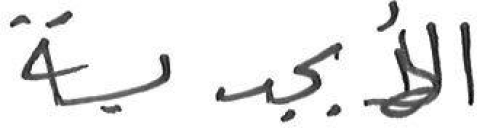
#> input picture isolated_words_per_user/user001/user001_abjadiyah_031.png, 477 x 128 px; its folder holds 3 pictures in this run
$ jupyter execute --allow-errors code.ipynb
#> lines starting #> are read from the running program, lines starting #| are printed output that depends on the picture
[cell 1]
import numpy as np
import matplotlib.pyplot as plt
import seaborn as sns
import os
import pandas as pd
import cv2

pd.set_option('display.max_rows', None)  # Show all rows in output
pd.set_option('display.max_columns', None)  # (Optional) Show all columns for DataFrames

### Define number of threads

[cell 2]
from joblib import parallel_backend

parallel_backend("threading", n_jobs=1)

## Loading Images

[cell 3]
def load_images(dir:str):
    images_dict = {'id':[], 'image':[]}
    for id in os.listdir(dir):
        user_images = load_images_from_dir(dir + '/' + id)
#> in load_images_from_dir, img is the input picture: shape (128, 477); min 0, max 255, mean 232.2
        images_dict['id'] += [int(id.removeprefix('user'))]*len(user_images)
        images_dict['image'] += user_images

    return pd.DataFrame(images_dict)

def load_images_from_dir(dir):
    images = []
    for filename in os.listdir(dir):
        img = cv2.imread(os.path.join(dir,filename), cv2.IMREAD_GRAYSCALE)
        if img is not None:
            images.append(img)
    return images

from typing import Optional
# [29 lines left out: function display_image_grid, not called in this run]

## Preprocessing Functions

[cell 4]
# [7 lines left out: function preprocess_canny_image, not called in this run]

def preprocess_binary_thershold_image(image: np.ndarray):
    high_thresh, thresh_im = cv2.threshold(image, 0, 255, cv2.THRESH_BINARY + cv2.THRESH_OTSU)
    return thresh_im

def no_preprocess(image):
    return image

## Robustness testing functions

[cell 5]
def scale_transform(image, scale):
    height, width = image.shape[:2]
    scaled_image = cv2.resize(image, (int(width * scale), int(height * scale)))
    return scaled_image

def rotation_transform(image, angle):
    height, width = image.shape[:2]
    center = (width // 2, height // 2)
    rotation_matrix = cv2.getRotationMatrix2D(center, angle, 1.0)
    rotated_image = cv2.warpAffine(image, rotation_matrix, (width, height))
    return rotated_image

def illumination_tranform(image, alpha, beta=0):
    brightened_image = cv2.convertScaleAbs(image, alpha=alpha, beta=beta)
    return brightened_image

def gaussian_noise_transform(image, sigma, mean=0):
    noise = np.random.normal(mean, sigma, image.shape).astype(np.uint8)
    noisy_image = cv2.add(image, noise)
    return noisy_image

def box_blur_transform(image, ksize = 3):
    return cv2.blur(image, ksize)

def gaussian_blur_transform(image, sigma):
    return cv2.GaussianBlur(image, (41, 41), sigma)

## Plotting Functions (Bar Plots and Heatmap)

[cell 6]
import matplotlib.pyplot as plt
import seaborn as sns
import pandas as pd

def barplot_time_features(df):

    # Bar plot for number of features
    plt.figure(figsize=(10, 6))
    sns.barplot(x="descriptors", y="avg_features", data=df, palette="viridis")
    plt.title("Average Number of Features Extracted by Descriptor Type")
    plt.xlabel("Descriptor Type")
    plt.ylabel("Average Number of Features")
    plt.show()

    # Bar plot for time taken
    plt.figure(figsize=(8, 5))
    sns.barplot(x="descriptors", y="descriptors_time", data=df, palette="plasma")
    plt.title("Time Taken by Descriptor Type")
    plt.xlabel("Descriptor Type")
    plt.ylabel("Time (s)")
    plt.show()

def barplot_accuracy(df):
    # Bar plot for accuracy
    plt.figure(figsize=(8, 5))
    sns.barplot(x="descriptors", y="accuracy", hue="classifier", data=df, palette="coolwarm")
    plt.title("Accuracy by Descriptor")
    plt.xlabel("Descriptor Type")
    plt.ylabel("Accuracy")
    plt.ylim(0, 1)
    plt.legend(title="Classifier")
    plt.show()

# [45 lines left out: functions barplot_accuracy_clusters, plot_mean_accuracy_by_transformation, plot_accuracy_heatmap, not called in this run]

# **Main Class for any type of descriptors to fit and predict**

[cell 7]
from enum import Enum
from typing import Callable
from sklearn.cluster import MiniBatchKMeans
from sklearn.metrics import accuracy_score
from collections import namedtuple
from contextlib import contextmanager
from sklearn.preprocessing import StandardScaler

import time

# Execution time for each type of operation
exec_time = namedtuple('excecusion_time', ['preprocessing', 'descriptors', 'clustering', 'clf_training'])
# Statistics (keypoints_total, keypoints_avg) extracted from images by the feature detector
Stats = namedtuple('Stats', ['keypoints_total', 'keypoints_avg', ])

class Timer:
    def __init__(self):
        self.start_time = None
        self.end_time = None
        self.timings = []

    def start(self):
        self.start_time = time.perf_counter()

    def stop(self):
        self.end_time = time.perf_counter()
        self.timings.append((self.end_time - self.start_time))

    def get_timings(self):
        return self.timings

    def clear(self):
        self.timings = []

class ImageClassifier:

    def __init__(self, feature_detector:object, classifier:object, preprocess_image:Callable[[np.ndarray], np.ndarray], verbose=0, vocab_scale = 1000):
        if not callable(preprocess_image):
            raise TypeError("preprocess_image must be a callable.")

        if not hasattr(classifier, "fit") or not hasattr(classifier, "predict"):
            raise TypeError("The classifier must implement 'fit' and 'predict' methods.")

        if not hasattr(feature_detector, "detectAndCompute"):
            raise TypeError("The feature_detector must implement 'detectAndCompute' method.")

        self.feature_detector = feature_detector
        self.classifier = classifier
        self.preprocess_image = preprocess_image
        self.verbose = verbose
        self.vocab_scale = vocab_scale
        self.scaler = StandardScaler()
        self.timer = Timer()

    def fit(self, images, y):
        assert images.shape[0] == y.shape[0]

        self.log('Preprocessing images...')
        self.timer.start()
        images = self.preprocess_images(images)
        self.timer.stop()
        # find descriptors per image
        self.log(self.timer.get_timings()[-1])
        self.log('Calculating descriptors...')

        self.timer.start()
        descriptors_list = self.get_descriptors_list(images)
        self.timer.stop()

        self.log(self.timer.get_timings()[-1])

        self.log('Clustering descriptors')
        self.timer.start()
        # combine descriptors into one long array (not per image) for clustering
        descriptors_all = np.concatenate(descriptors_list, axis=0)
        self.kmeans = self.train_kmeans(descriptors_all, vocab_scale=self.vocab_scale)
        self.timer.stop()

        self.log(self.timer.get_timings()[-1])

        self.log('Training Model')


        self.timer.start()

        X = self.get_feature_matrix(descriptors_list)
        X = self.scaler.fit_transform(X)
        self.train_model(X, y)
        self.timer.stop()
        self.log(self.timer.get_timings()[-1])


        self._stats = Stats(descriptors_all.shape[0], descriptors_all.shape[0]/len(descriptors_list))
        return self

    def predict(self, images):
        images = self.preprocess_images(images)
        descriptors_list = self.get_descriptors_list(images)
        X = self.get_feature_matrix(descriptors_list)
        X = self.scaler.transform(X)
        return self.classifier.predict(X)

    def preprocess_images(self, images):
        return  [self.preprocess_image(x) for x in images]

    def get_descriptors(self, img):
        keypoints, descriptors = self.feature_detector.detectAndCompute(img, None)
        return descriptors

    def get_descriptors_list(self, images):
        return [self.get_descriptors(img) for img in images]

    def train_kmeans(self, descriptors, vocab_scale):
        k_means = MiniBatchKMeans(n_clusters=int(vocab_scale))
        k_means.fit(descriptors)
        return k_means

    def get_feature_matrix(self, descriptors_list):
        # Returns BOW vector
        feature_vec = np.zeros((len(descriptors_list), self.kmeans.n_clusters))
        for img_idx, descriptors in enumerate(descriptors_list):
                if descriptors is None or descriptors[0] is None:
                    continue
                clusters = self.kmeans.predict(descriptors)
                np.add.at(feature_vec[img_idx], clusters, 1)

        return feature_vec

    def train_model(self, X, y):
        self.classifier.fit(X, y)

    def log(self, message):
        if self.verbose == 1:
            print(message)

    def get_excecusion_time(self):
        return exec_time(*self.timer.get_timings())


    # [5 lines left out: function get_stats, not called in this run]

## Function to predict and evaluate the accuracy of the model

[cell 8]
def make_prediction_and_evaluation(image_classifier, images_test, y_test):
    y_pred = image_classifier.predict(images_test)
    stats = image_classifier.get_stats()
    keypoints_total = stats.keypoints_total
    keypoints_avg = stats.keypoints_avg

    print(f"Total keypoints: {keypoints_total}")
    print(f"Average keypoints: {keypoints_avg}")

    # Get Descriptors time
    descriptors_time = image_classifier.get_excecusion_time().descriptors

    print(f"Descriptors time: {descriptors_time}")


    accuracy = accuracy_score(y_test, y_pred)
    print(f"Acuuracy: {accuracy}")

    return y_pred

# Program

## Loading images

[cell 9]
df_images = load_images('isolated_words_per_user')

## Splitting the dataset and defining transformations values

[cell 10]
from sklearn.model_selection import train_test_split
from sklearn.model_selection import GridSearchCV

images_train, images_test, y_train, y_test = train_test_split(df_images['image'], df_images['id'], train_size=0.8)

def apply_transformations(images, transformations):
    transformed_images = {}

    transform_functions = {
        "scale": scale_transform,
        "rotation": rotation_transform,
        "illumination": illumination_tranform,
        "gaussian_noise": gaussian_noise_transform,
        "gaussian_blur": gaussian_blur_transform
    }

    for transformation_name, params in transformations.items():
        for param in params:
            key = f"{transformation_name}_{param}"
            transformed_images[key] = []
            for img in images:
                transformed_image = transform_functions[transformation_name](img, param)
                transformed_images[key].append(transformed_image)
#> this loop made 5 passes
#> pass 1, in scale_transform, `scaled_image = cv2.resize(image, (int(width * scale), int(height * sca..`:
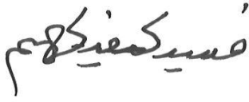
#> scaled_image: shape (102, 249); min 25, max 255, mean 235.9
#> pass 1, in scale_transform (call 2), `scaled_image = cv2.resize(image, (int(width * scale), int(height * sca..`:
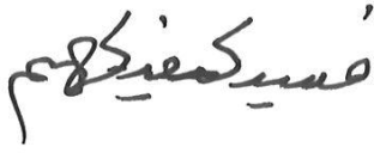
#> scaled_image: shape (153, 374); min 17, max 255, mean 235.9
#> pass 2, in rotation_transform, `rotated_image = cv2.warpAffine(image, rotation_matrix, (width, height))`:
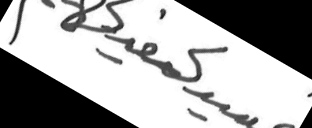
#> rotated_image: shape (128, 312); min 0, max 255, mean 166.8
#> pass 2, in rotation_transform (call 2), `rotated_image = cv2.warpAffine(image, rotation_matrix, (width, height))`:
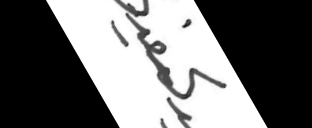
#> rotated_image: shape (128, 312); min 0, max 255, mean 112.3
#> after the loop:
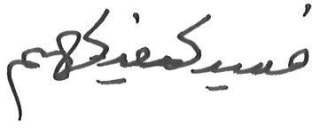
#> img: shape (128, 312); min 5, max 255, mean 235.9

    return transformed_images

transformations = {
    "scale": [0.8, 1.2],
    "rotation": [-30, -60, -90, 30, 60, 90],
    "illumination": [0.1, 0.5, 1.5, 1.9],  # Darken and brighten
    "gaussian_noise": [25, 50, 100],
    "gaussian_blur": [25, 50, 100]
}

images_test_dict = apply_transformations(images_test, transformations)

## Defining two data frames one for original test set and another one for transformed test set

[cell 11]
df_accuracy = pd.DataFrame(columns=['classifier', 'descriptors', 'num_of_clusters', 'test_set', 'avg_features', 'descriptors_time', 'accuracy'])
df_accuracy_original_test = pd.DataFrame(columns=['classifier', 'descriptors', 'num_of_clusters', 'avg_features', 'descriptors_time', 'accuracy'])

# **Extract keypoints**

# Random Forest Classifier

## SIFT Training

[cell 12]
from sklearn.ensemble import RandomForestClassifier
from sklearn.model_selection import GridSearchCV

rf = RandomForestClassifier()

parameters = {'n_estimators':[1000]}
clf = GridSearchCV(rf, parameters)
sift = cv2.SIFT_create()
image_classifier = ImageClassifier(feature_detector=sift, classifier=clf, preprocess_image=no_preprocess, verbose=1, vocab_scale=1000)
#> (the rest of this cell did not finish here and is left out)

#> in fit, `images = self.preprocess_images(images)`: images = 3 items
#> in get_descriptors, `keypoints, descriptors = self.feature_detector.detectAndCompute(img, N..`: keypoints = 18 keypoints; strongest (x, y, size): (175, 83, 2.8), (155, 56, 1.9), (120, 65, 2.8), (128, 93, 2.6)
#> in get_descriptors (call 2), `keypoints, descriptors = self.feature_detector.detectAndCompute(img, N..`: keypoints = 72 keypoints; strongest (x, y, size): (310, 108, 4.3), (123, 65, 8), (301, 25, 8.2), (191, 19, 3.7)
#> in get_descriptors (call 2), `keypoints, descriptors = self.feature_detector.detectAndCompute(img, N..`:
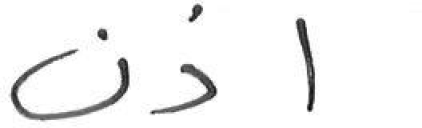
#> img: shape (128, 422); min 0, max 255, mean 243.9
#> in get_descriptors (call 3), `keypoints, descriptors = self.feature_detector.detectAndCompute(img, N..`: keypoints = 207 keypoints; strongest (x, y, size): (471, 101, 4.1), (335, 110, 8), (403, 32, 4.1), (366, 103, 4.1)
#> in fit, `descriptors_list = self.get_descriptors_list(images)`: descriptors_list = 3 items

## SIFT Prediction and Evaluation

#> (a cell that did not finish here is left out)

#> in predict, `images = self.preprocess_images(images)`: images = 1 item
#> in get_descriptors (call 4), `keypoints, descriptors = self.feature_detector.detectAndCompute(img, N..`: keypoints = 165 keypoints; strongest (x, y, size): (19, 119, 1.9), (304, 15, 2.1), (136, 16, 4.8), (137, 21, 2.5)
#> in predict, `descriptors_list = self.get_descriptors_list(images)`: descriptors_list = 1 item

stats = image_classifier.get_stats()
keypoints_avg = stats.keypoints_avg

# Get Descriptors time
descriptors_time = image_classifier.get_excecusion_time().descriptors
ac = accuracy_score(y_test, y_pred)
df_accuracy_original_test.loc[len(df_accuracy_original_test)] = ['rf' + str(clf.best_params_), 'sift', 1000, keypoints_avg, descriptors_time, ac]

[cell 14]
barplot_time_features(df_accuracy_original_test)
barplot_accuracy(df_accuracy_original_test)

#> (a cell that did not finish here is left out)

## ORB Training

[cell 16]
from sklearn.ensemble import RandomForestClassifier
from sklearn.model_selection import GridSearchCV

rf = RandomForestClassifier()

parameters = {'n_estimators':[1000]}
clf = GridSearchCV(rf, parameters)
orb = cv2.ORB_create()
image_classifier = ImageClassifier(feature_detector=orb, classifier=clf, preprocess_image=no_preprocess, verbose=1)
#> (the rest of this cell did not finish here and is left out)

#> in get_descriptors (call 5), `keypoints, descriptors = self.feature_detector.detectAndCompute(img, N..`: keypoints = 82 keypoints; strongest (x, y, size): (160, 78, 31), (174, 84, 31), (158, 78, 37.2), (163, 79, 31)
#> in get_descriptors (call 6), `keypoints, descriptors = self.feature_detector.detectAndCompute(img, N..`: keypoints = 168 keypoints; strongest (x, y, size): (123, 59, 53.6), (104, 39, 31), (104, 38, 37.2), (106, 37, 31)
#> in get_descriptors (call 7), `keypoints, descriptors = self.feature_detector.detectAndCompute(img, N..`: keypoints = 253 keypoints; strongest (x, y, size): (336, 58, 31), (337, 58, 37.2), (164, 55, 53.6), (221, 88, 37.2)

## ORB Prediction and Evaluation

#> (a cell that did not finish here is left out)

#> in get_descriptors (call 8), `keypoints, descriptors = self.feature_detector.detectAndCompute(img, N..`: keypoints = 315 keypoints; strongest (x, y, size): (192, 71, 31), (84, 38, 37.2), (66, 50, 44.6), (270, 61, 31)

stats = image_classifier.get_stats()
keypoints_avg = stats.keypoints_avg

# Get Descriptors time
descriptors_time = image_classifier.get_excecusion_time().descriptors
ac = accuracy_score(y_test, y_pred)
df_accuracy_original_test.loc[len(df_accuracy_original_test)] = ['rf' + str(clf.best_params_), 'orb', 1000, keypoints_avg, descriptors_time, ac]

[cell 18]
barplot_time_features(df_accuracy_original_test)
barplot_accuracy(df_accuracy_original_test)

#> (a cell that did not finish here is left out)

## AKAZE Training

[cell 20]
from sklearn.ensemble import RandomForestClassifier
from sklearn.model_selection import GridSearchCV

rf = RandomForestClassifier()

parameters = {'n_estimators':[1000]}
clf = GridSearchCV(rf, parameters)
akaze = cv2.AKAZE_create()
image_classifier = ImageClassifier(feature_detector=akaze, classifier=clf, preprocess_image=no_preprocess, verbose=1)
#> (the rest of this cell did not finish here and is left out)

#> in get_descriptors (call 9), `keypoints, descriptors = self.feature_detector.detectAndCompute(img, N..`: keypoints = 28 keypoints; strongest (x, y, size): (162, 78, 5.7), (175, 82, 4.8), (140, 70, 5.7), (119, 66, 5.7)
#> in get_descriptors (call 10), `keypoints, descriptors = self.feature_detector.detectAndCompute(img, N..`: keypoints = 42 keypoints; strongest (x, y, size): (122, 63, 8.1), (186, 68, 8.1), (122, 62, 5.7), (184, 68, 5.7)
#> in get_descriptors (call 11), `keypoints, descriptors = self.feature_detector.detectAndCompute(img, N..`: keypoints = 97 keypoints; strongest (x, y, size): (164, 59, 8.1), (164, 58, 5.7), (299, 69, 8.1), (269, 82, 5.7)

## AKAZE Prediction and Evaluation

#> (a cell that did not finish here is left out)

#> in get_descriptors (call 12), `keypoints, descriptors = self.feature_detector.detectAndCompute(img, N..`: keypoints = 112 keypoints; strongest (x, y, size): (122, 59, 8.1), (237, 68, 8.1), (216, 67, 8.1), (122, 58, 5.7)

stats = image_classifier.get_stats()
keypoints_avg = stats.keypoints_avg

# Get Descriptors time
descriptors_time = image_classifier.get_excecusion_time().descriptors
ac = accuracy_score(y_test, y_pred)
df_accuracy_original_test.loc[len(df_accuracy_original_test)] = ['rf' + str(clf.best_params_), 'akaze', 1000, keypoints_avg, descriptors_time, ac]

[cell 22]
barplot_time_features(df_accuracy_original_test)
barplot_accuracy(df_accuracy_original_test)

#> (a cell that did not finish here is left out)

# **SVM**

## SIFT Training

[cell 24]
from sklearn.svm import SVC
from sklearn.model_selection import GridSearchCV


parameters = {'kernel':['rbf'], 'C':[10]}
svc = SVC()
clf = GridSearchCV(svc, parameters, n_jobs=-1)
sift = cv2.SIFT_create()
num_of_clusters = 2000
image_classifier = ImageClassifier(feature_detector=sift, classifier=clf, preprocess_image=no_preprocess, verbose=1, vocab_scale=num_of_clusters)
#> (the rest of this cell did not finish here and is left out)

#> in get_descriptors (call 13), `keypoints, descriptors = self.feature_detector.detectAndCompute(img, N..`: keypoints = 18 keypoints; strongest (x, y, size): (175, 83, 2.8), (155, 56, 1.9), (120, 65, 2.8), (128, 93, 2.6)
#> in get_descriptors (call 14), `keypoints, descriptors = self.feature_detector.detectAndCompute(img, N..`: keypoints = 72 keypoints; strongest (x, y, size): (310, 108, 4.3), (123, 65, 8), (301, 25, 8.2), (191, 19, 3.7)
#> in get_descriptors (call 15), `keypoints, descriptors = self.feature_detector.detectAndCompute(img, N..`: keypoints = 207 keypoints; strongest (x, y, size): (471, 101, 4.1), (335, 110, 8), (403, 32, 4.1), (366, 103, 4.1)

## SIFT Prediction and Evaluation

#> (a cell that did not finish here is left out)

#> in get_descriptors (call 16), `keypoints, descriptors = self.feature_detector.detectAndCompute(img, N..`: keypoints = 165 keypoints; strongest (x, y, size): (19, 119, 1.9), (304, 15, 2.1), (136, 16, 4.8), (137, 21, 2.5)

stats = image_classifier.get_stats()
keypoints_avg = stats.keypoints_avg

# Get Descriptors time
descriptors_time = image_classifier.get_excecusion_time().descriptors
ac = accuracy_score(y_test, y_pred)
df_accuracy_original_test.loc[len(df_accuracy_original_test)] = ['rbf' + str(clf.best_params_), 'sift', num_of_clusters, keypoints_avg, descriptors_time, ac]

[cell 26]
barplot_time_features(df_accuracy_original_test)
barplot_accuracy(df_accuracy_original_test)

#> (a cell that did not finish here is left out)

## ORB Training

[cell 28]
from sklearn.svm import SVC
from sklearn.model_selection import GridSearchCV

parameters = {'kernel':['rbf'], 'C':[10]}
svc = SVC()
clf = GridSearchCV(svc, parameters)
orb = cv2.ORB_create()
num_of_clusters = 1000
image_classifier = ImageClassifier(feature_detector=orb, classifier=clf, preprocess_image=no_preprocess, verbose=1, vocab_scale=num_of_clusters)
#> (the rest of this cell did not finish here and is left out)

#> in get_descriptors (call 17), `keypoints, descriptors = self.feature_detector.detectAndCompute(img, N..`: keypoints = 82 keypoints; strongest (x, y, size): (160, 78, 31), (174, 84, 31), (158, 78, 37.2), (163, 79, 31)
#> in get_descriptors (call 18), `keypoints, descriptors = self.feature_detector.detectAndCompute(img, N..`: keypoints = 168 keypoints; strongest (x, y, size): (123, 59, 53.6), (104, 39, 31), (104, 38, 37.2), (106, 37, 31)
#> in get_descriptors (call 19), `keypoints, descriptors = self.feature_detector.detectAndCompute(img, N..`: keypoints = 253 keypoints; strongest (x, y, size): (336, 58, 31), (337, 58, 37.2), (164, 55, 53.6), (221, 88, 37.2)
